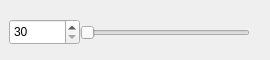
<?xml version="1.0" encoding="UTF-8"?>
<ui version="4.0">
 <class>light</class>
 <widget class="QWidget" name="light">
  <property name="geometry">
   <rect>
    <x>0</x>
    <y>0</y>
    <width>270</width>
    <height>60</height>
   </rect>
  </property>
  <property name="windowTitle">
   <string>Form</string>
  </property>
  <widget class="QWidget" name="widget" native="true">
   <property name="geometry">
    <rect>
     <x>0</x>
     <y>10</y>
     <width>261</width>
     <height>44</height>
    </rect>
   </property>
   <widget class="QSpinBox" name="spinBox">
    <property name="geometry">
     <rect>
      <x>9</x>
      <y>9</y>
      <width>71</width>
      <height>26</height>
     </rect>
    </property>
    <property name="minimum">
     <number>30</number>
    </property>
    <property name="maximum">
     <number>100000</number>
    </property>
    <property name="singleStep">
     <number>10</number>
    </property>
   </widget>
   <widget class="QSlider" name="horizontalSlider">
    <property name="geometry">
     <rect>
      <x>80</x>
      <y>10</y>
      <width>170</width>
      <height>26</height>
     </rect>
    </property>
    <property name="maximum">
     <number>100000</number>
    </property>
    <property name="singleStep">
     <number>10</number>
    </property>
    <property name="pageStep">
     <number>20</number>
    </property>
    <property name="orientation">
     <enum>Qt::Horizontal</enum>
    </property>
   </widget>
  </widget>
 </widget>
 <resources/>
 <connections/>
</ui>
